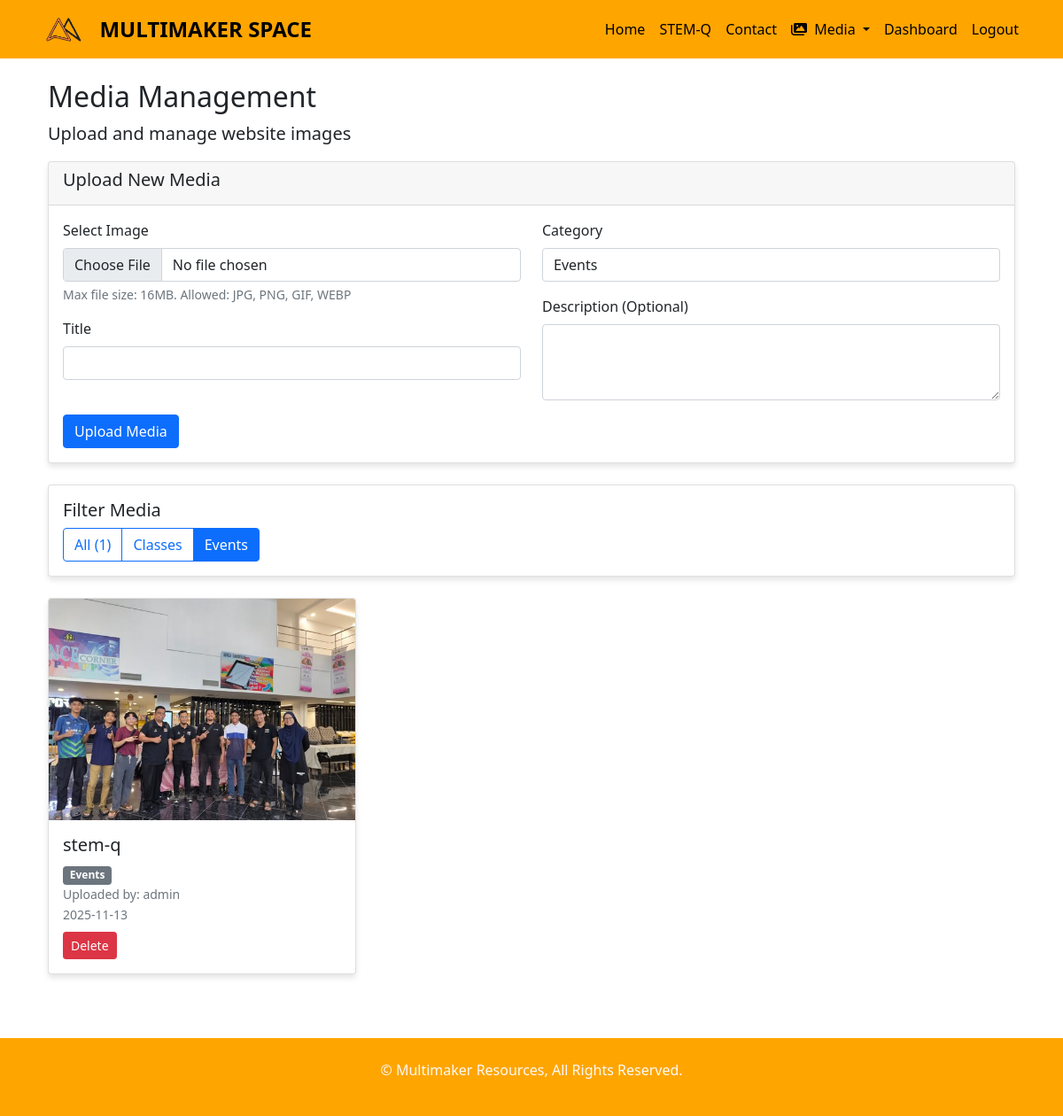
/admin/media?category=events (signed in), run on the app's committed database.
### tables this page shows
CREATE TABLE media_gallery (
            id INTEGER PRIMARY KEY AUTOINCREMENT,
            filename TEXT NOT NULL,
            title TEXT NOT NULL,
            description TEXT,
            category TEXT NOT NULL,
            uploaded_by INTEGER NOT NULL,
            uploaded_at DATETIME DEFAULT CURRENT_TIMESTAMP,
            is_active BOOLEAN DEFAULT 1,
            FOREIGN KEY (uploaded_by) REFERENCES users (id)
        );

CREATE TABLE users (
            id INTEGER PRIMARY KEY AUTOINCREMENT,
            username TEXT UNIQUE NOT NULL,
            email TEXT UNIQUE NOT NULL,
            password TEXT NOT NULL,
            role TEXT DEFAULT 'student',
            full_name TEXT,
            created_at TIMESTAMP DEFAULT CURRENT_TIMESTAMP
        );

### app.py (the view)
@app.route('/admin/media')
def admin_media():
    if 'user_id' not in session or session.get('role') != 'admin':
        flash('Unauthorized access')
        return redirect(url_for('login'))
    category = request.args.get('category', 'all')
    conn = get_db_connection()
    if category == 'all':
        media = conn.execute('''
            SELECT mg.*, u.username
            FROM media_gallery mg
            JOIN users u ON mg.uploaded_by = u.id
            ORDER BY mg.uploaded_at DESC
        ''').fetchall()
    else:
        media = conn.execute('''
            SELECT mg.*, u.username
            FROM media_gallery mg
            JOIN users u ON mg.uploaded_by = u.id
            WHERE mg.category = ?
            ORDER BY mg.uploaded_at DESC
        ''', (category,)).fetchall()
    categories = conn.execute('SELECT DISTINCT category FROM media_gallery ORDER BY category').fetchall()
    conn.close()
    return render_template('admin_media.html',
                         media=media,
                         categories=categories,
                         current_category=category)

### database.py (called while the page is built)
def get_db_connection():
    conn = sqlite3.connect('multimaker.db')
    conn.row_factory = sqlite3.Row
    return conn

### templates/admin_media.html (shortened to what this page needs)
{% extends "base.html" %}
{% block content %}
<div class="container mt-4">
    <div class="row">
        <div class="col-12">
            <h2>Media Management</h2>
            <p class="lead">Upload and manage website images</p>
        </div>
    </div>
    <div class="row mb-4">
        <div class="col-12">
            <div class="card">
                <div class="card-header">
                    <h5>Upload New Media</h5>
                </div>
                <div class="card-body">
                    <form action="{{ url_for('upload_media') }}" method="POST" enctype="multipart/form-data">
                        <div class="row">
                            <div class="col-md-6">
                                <div class="mb-3">
                                    <label for="file" class="form-label">Select Image</label>
                                    <input type="file" class="form-control" id="file" name="file" accept="image/*" required>
                                    <div class="form-text">Max file size: 16MB. Allowed: JPG, PNG, GIF, WEBP</div>
                                </div>
                                <div class="mb-3">
                                    <label for="title" class="form-label">Title</label>
                                    <input type="text" class="form-control" id="title" name="title" required>
                                </div>
                            </div>
                            <div class="col-md-6">
                                <div class="mb-3">
                                    <label for="category" class="form-label">Category</label>
                                    <select class="form-control" id="category" name="category" required>
                                        <option value="events">Events</option>
                                    </select>
                                </div>
                                <div class="mb-3">
                                    <label for="description" class="form-label">Description (Optional)</label>
                                    <textarea class="form-control" id="description" name="description" rows="3"></textarea>
                                </div>
                            </div>
                        </div>
                        <button type="submit" class="btn btn-primary">Upload Media</button>
                    </form>
                </div>
            </div>
        </div>
    </div>
    <div class="row mb-4">
        <div class="col-12">
            <div class="card">
                <div class="card-body">
                    <h5 class="card-title">Filter Media</h5>
                    <div class="btn-group" role="group">
                        <a href="{{ url_for('admin_media') }}?category=all"
                           class="btn {% if current_category == 'all' %}btn-primary{% else %}btn-outline-primary{% endif %}">
                            All ({{ media|length }})
                        </a>
                        {% for cat in categories %}
                        <a href="{{ url_for('admin_media') }}?category={{ cat.category }}"
                           class="btn {% if current_category == cat.category %}btn-primary{% else %}btn-outline-primary{% endif %}">
                            {{ cat.category|title }}
                        </a>
                        {% endfor %}
                    </div>
                </div>
            </div>
        </div>
    </div>
    <div class="row">
        {% if media %}
            {% for item in media %}
            <div class="col-lg-4 col-md-6 mb-4">
                <div class="card h-100">
                    <img src="{{ url_for('static', filename='media/' + item.filename) }}"
                         class="card-img-top"
                         alt="{{ item.title }}"
                         style="height: 250px; object-fit: cover;">
                    <div class="card-body">
                        <h5 class="card-title">{{ item.title }}</h5>
                        <div class="mb-2">
                            <span class="badge bg-secondary">{{ item.category|title }}</span>
                            <small class="text-muted d-block">Uploaded by: {{ item.username }}</small>
                            <small class="text-muted">{{ item.uploaded_at[:10] }}</small>
                        </div>
                        <form action="{{ url_for('delete_media', media_id=item.id) }}" method="POST" class="d-inline">
                            <button type="submit" class="btn btn-danger btn-sm"
                                    onclick="return confirm('Are you sure you want to delete this image?')">
                                Delete
                            </button>
                        </form>
                    </div>
                </div>
            </div>
            {% endfor %}
        {% endif %}
    </div>
</div>
{% endblock %}

### static/css/style.css (style rules this page uses)
.card { box-shadow: 0 4px 6px rgba(0, 0, 0, 0.1); transition: transform 0.2s; }

### data on the page
media_gallery: filename (picture), title "stem-q", category "Events", username "admin", uploaded_at "2025-11-13"

### other printed values
{{ media|length }} "1"
{{ cat.category|title }} "Classes" "Events"
